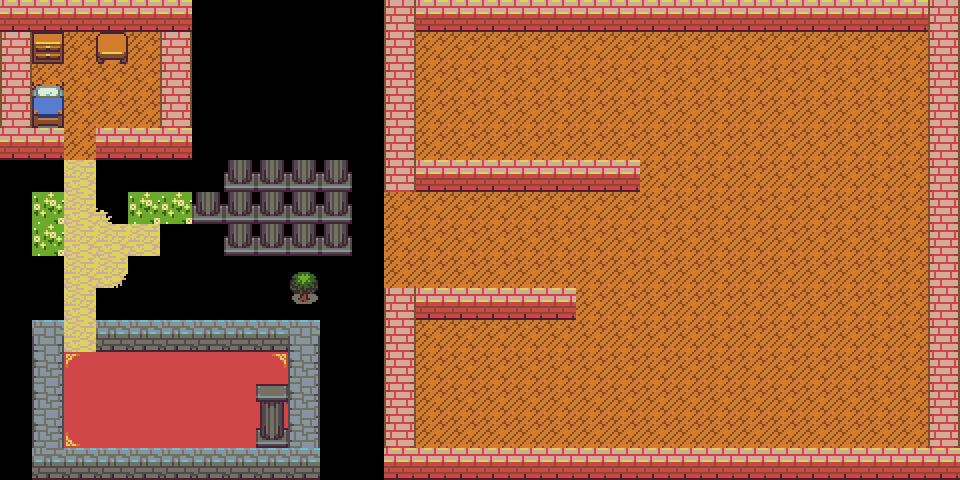

Rendered tile map (Tiled .tmx) drawn with the repository's tilesets; below, a short description and the full map source, tile grids included:
An orthogonal 30x15 tile map with 32x32 px tiles, 2 tile layers (background, house) and 21 objects.

<map version="1.0" tiledversion="1.2.1" orientation="orthogonal" renderorder="right-down" width="30" height="15" tilewidth="32" tileheight="32" infinite="0" nextlayerid="19" nextobjectid="47">
 <tileset firstgid="1" source="16.tsx" />
 <layer id="12" name="background" width="30" height="15">
  <data encoding="csv">
0,0,0,0,0,0,0,0,0,0,0,0,0,0,0,0,0,0,0,0,0,0,0,0,0,0,0,0,0,0,
0,69,69,69,69,0,0,0,0,0,0,0,0,69,69,69,69,69,69,69,69,69,69,69,69,69,69,69,69,0,
0,69,69,69,69,0,0,0,0,0,0,0,0,69,69,69,69,69,69,69,69,69,69,69,69,69,69,69,69,0,
0,69,69,69,69,0,0,0,0,0,0,0,0,69,69,69,69,69,69,69,69,69,69,69,69,69,69,69,69,0,
0,0,69,0,0,0,0,0,0,0,0,0,0,69,69,69,69,69,69,69,69,69,69,69,69,69,69,69,69,0,
0,0,60,0,0,0,0,36,36,36,36,0,0,69,69,69,69,69,69,69,69,69,69,69,69,69,69,69,69,0,
0,48,60,62,48,48,36,36,36,36,36,0,69,69,69,69,69,69,69,69,69,69,69,69,69,69,69,69,69,0,
0,48,60,60,60,0,0,36,36,36,36,0,69,69,69,69,69,69,69,69,69,69,69,69,69,69,69,69,69,0,
0,0,60,80,0,0,0,0,0,57,0,0,69,69,69,69,69,69,69,69,69,69,69,69,69,69,69,69,69,0,
0,0,60,0,0,0,0,0,0,73,0,0,0,69,69,69,69,69,69,69,69,69,69,69,69,69,69,69,69,0,
0,0,60,0,0,0,0,0,0,0,0,0,0,69,69,69,69,69,69,69,69,69,69,69,69,69,69,69,69,0,
0,0,95,94,94,94,94,94,96,0,0,0,0,69,69,69,69,69,69,69,69,69,69,69,69,69,69,69,69,0,
0,0,94,94,94,94,94,94,94,0,0,0,0,69,69,69,69,69,69,69,69,69,69,69,69,69,69,69,69,0,
0,0,111,94,94,94,94,94,112,0,0,0,0,69,69,69,69,69,69,69,69,69,69,69,69,69,69,69,69,0,
0,0,0,0,0,0,0,0,0,0,0,0,0,0,0,0,0,0,0,0,0,0,0,0,0,0,0,0,0,0
</data>
 </layer>
 <layer id="13" name="house" width="30" height="15">
  <data encoding="csv">
13,13,13,13,13,13,0,0,0,0,0,0,14,13,13,13,13,13,13,13,13,13,13,13,13,13,13,13,13,14,
14,109,0,108,0,14,0,0,0,0,0,0,14,0,0,0,0,0,0,0,0,0,0,0,0,0,0,0,0,14,
14,52,0,0,0,14,0,0,0,0,0,0,14,0,0,0,0,0,0,0,0,0,0,0,0,0,0,0,0,14,
14,68,0,0,0,14,0,0,0,0,0,0,14,0,0,0,0,0,0,0,0,0,0,0,0,0,0,0,0,14,
15,13,0,13,13,13,0,0,0,0,0,0,14,0,0,0,0,0,0,0,0,0,0,0,0,0,0,0,0,14,
0,0,0,0,0,0,0,0,0,0,0,0,14,13,13,13,13,13,13,13,0,0,0,0,0,0,0,0,0,14,
0,0,0,0,0,0,0,0,0,0,0,0,0,0,0,0,0,0,0,0,0,0,0,0,0,0,0,0,0,14,
0,0,0,0,0,0,0,0,0,0,0,0,0,0,0,0,0,0,0,0,0,0,0,0,0,0,0,0,0,14,
0,0,0,0,0,0,0,0,0,0,0,0,0,0,0,0,0,0,0,0,0,0,0,0,0,0,0,0,0,14,
0,0,0,0,0,0,0,0,0,0,0,0,14,13,13,13,13,13,0,0,0,0,0,0,0,0,0,0,0,14,
0,12,0,9,9,9,9,9,9,12,0,0,14,0,0,0,0,0,0,0,0,0,0,0,0,0,0,0,0,14,
0,10,0,0,0,0,0,0,0,10,0,0,14,0,0,0,0,0,0,0,0,0,0,0,0,0,0,0,0,14,
0,10,0,0,0,0,0,0,20,10,0,0,14,0,0,0,0,0,0,0,0,0,0,0,0,0,0,0,0,14,
0,10,0,0,0,0,0,0,36,10,0,0,14,0,0,0,0,0,0,0,0,0,0,0,0,0,0,0,0,14,
0,11,9,9,9,9,9,9,9,9,0,0,13,13,13,13,13,13,13,13,13,13,13,13,13,13,13,13,13,13
</data>
 </layer>
 <objectgroup id="18" name="door">
  <object id="35" x="64" y="128" width="32" height="32">
   <properties>
    <property name="open" type="int" value="0" />
   </properties>
  </object>
  <object id="37" x="64" y="320" width="32" height="32">
   <properties>
    <property name="open" type="int" value="2" />
   </properties>
  </object>
  <object id="39" x="384" y="224" width="32" height="32">
   <properties>
    <property name="open" type="int" value="1" />
   </properties>
  </object>
  <object id="40" x="384" y="192" width="32" height="32">
   <properties>
    <property name="open" type="int" value="1" />
   </properties>
  </object>
  <object id="46" x="384" y="256" width="32" height="32">
   <properties>
    <property name="open" type="int" value="1" />
   </properties>
  </object>
 </objectgroup>
 <objectgroup id="9" name="player">
  <object id="5" x="133" y="382" width="32" height="32">
   <properties>
    <property name="img" value="orc.png" />
   </properties>
  </object>
  <object id="8" x="505" y="53" width="32" height="32">
   <properties>
    <property name="img" value="orc.png" />
   </properties>
  </object>
  <object id="10" x="452" y="362" width="32" height="32">
   <properties>
    <property name="img" value="skeleton.png" />
   </properties>
  </object>
  <object id="11" x="623" y="54" width="32" height="32">
   <properties>
    <property name="img" value="orc.png" />
   </properties>
  </object>
  <object id="12" x="694" y="61" width="32" height="32">
   <properties>
    <property name="img" value="orc.png" />
   </properties>
  </object>
  <object id="13" x="572" y="51" width="32" height="32">
   <properties>
    <property name="img" value="orc.png" />
   </properties>
  </object>
  <object id="14" x="763" y="55" width="32" height="32">
   <properties>
    <property name="img" value="orc.png" />
   </properties>
  </object>
  <object id="15" x="834" y="55" width="32" height="32">
   <properties>
    <property name="img" value="orc.png" />
   </properties>
  </object>
  <object id="16" x="88" y="65" width="32" height="32">
   <properties>
    <property name="img" value="orc.png" />
   </properties>
  </object>
  <object id="17" x="523" y="93" width="32" height="32">
   <properties>
    <property name="img" value="orc.png" />
   </properties>
  </object>
  <object id="18" x="566" y="100" width="32" height="32">
   <properties>
    <property name="img" value="orc.png" />
   </properties>
  </object>
  <object id="19" x="631" y="96" width="32" height="32">
   <properties>
    <property name="img" value="orc.png" />
   </properties>
  </object>
  <object id="20" x="694" y="104" width="32" height="32">
   <properties>
    <property name="img" value="orc.png" />
   </properties>
  </object>
  <object id="21" x="760" y="103" width="32" height="32">
   <properties>
    <property name="img" value="orc.png" />
   </properties>
  </object>
  <object id="22" x="838" y="104" width="32" height="32">
   <properties>
    <property name="img" value="orc.png" />
   </properties>
  </object>
  <object id="33" x="386" y="205" width="32" height="32">
   <properties>
    <property name="img" value="person.png" />
   </properties>
  </object>
 </objectgroup>
</map>
